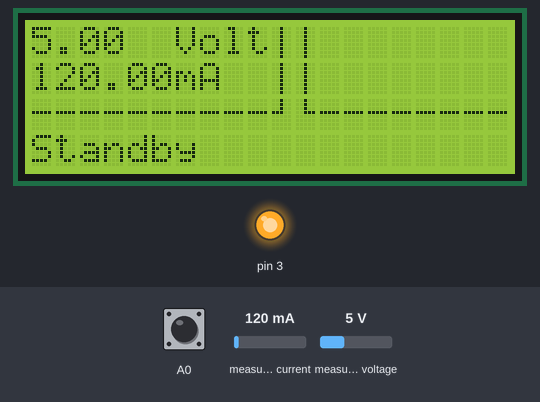
Bench run of a sketch on a simulated Arduino Uno, built with avr-gcc and run on an emulated ATmega328P. Shown: 20×4 character LCD, output pins drawn as LEDs (lit = HIGH). The inputs (shaded band) are chosen by the test bench; at power-on: A0 HIGH, measured current 120 mA, measured voltage 5 V. What the sketch prints to the serial monitor is not drawn.

Above: at 1.3 s.
1.4 s: A0 pulled LOW for 0.65 s
At 2.3 s:
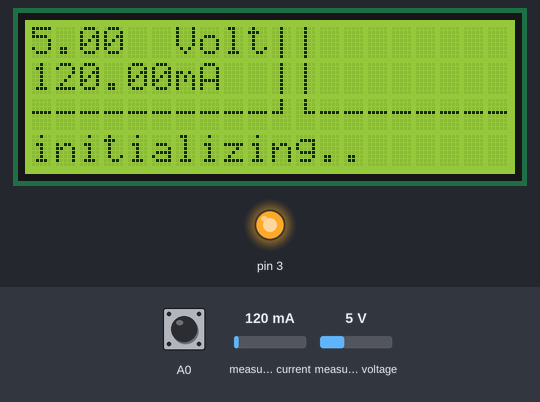
5.0 s: measured current set to 286 mA
At 5.6 s:
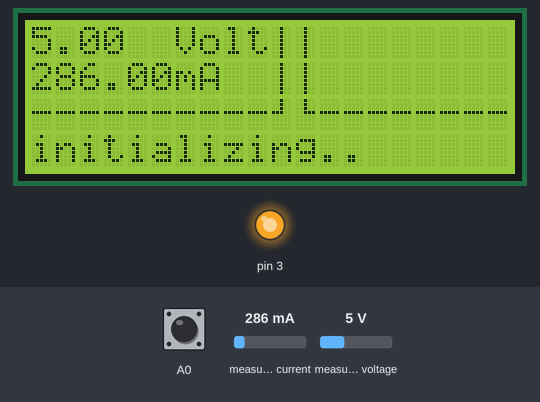
7.3 s: measured current set to 316 mA
At 8.5 s:
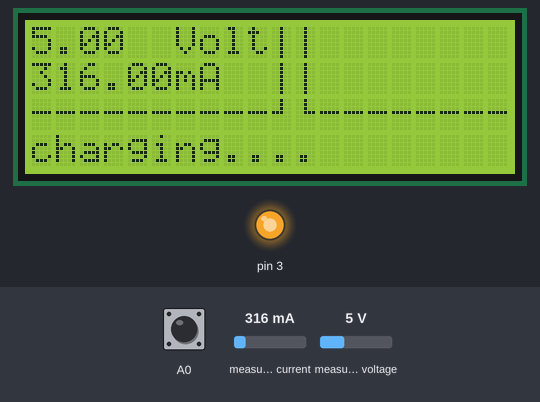
9.0 s: measured voltage set to 0.3 V
At 11.2 s:
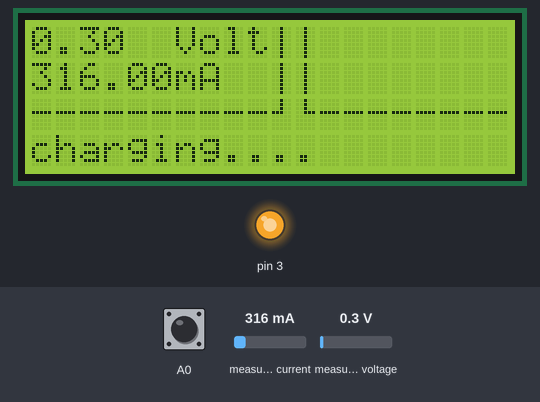
11.5 s: measured voltage set to 3.8 V
At 13.1 s:
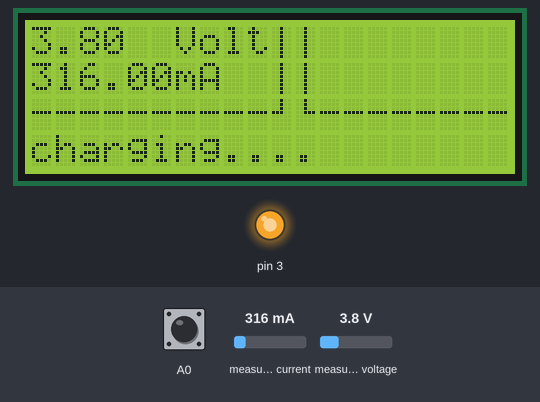
Timing chart, 0 to 14.6 s (numbered marks = the images above; inputs shaded):
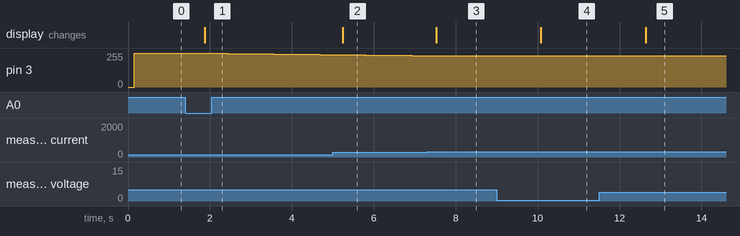

The sketch:

ina.ino
```cpp
#include <Wire.h>
#include "LiquidCrystal_I2C.h"
#include <Adafruit_INA219.h> // You will need to download this library

int state=0,pwm,count;

Adafruit_INA219 sensor219;
LiquidCrystal_I2C lcd(0x27,2,1,0,4,5,6,7);// Declare and instance of INA219


byte customChar[] = {
  B00100,
  B00100,
  B00100,
  B00100,
  B00100,
  B00100,
  B00100,
  B00100
};
byte customChar1[] = {
  B00000,
  B00000,
  B00000,
  B11111,
  B00000,
  B00000,
  B00000,
  B00000
};
byte customChar2[] = {
  B00100,
  B00100,
  B00100,
  B11100,
  B00000,
  B00000,
  B00000,
  B00000
};

byte customChar4[] = {
  B00100,
  B00100,
  B00100,
  B00111,
  B00000,
  B00000,
  B00000,
  B00000
};

void setup(void)
{
  lcd.begin (20,4);

  Serial.begin(9600);
  sensor219.begin();
  lcd.setBacklightPin(3,POSITIVE);
  lcd.setBacklight(HIGH);
  pinMode(3,1);
  pinMode(A0,INPUT_PULLUP);


  ////////////////////////////

   lcd.createChar(0, customChar);
   lcd.createChar(1, customChar1);
   lcd.createChar(2, customChar2);
   lcd.createChar(4, customChar4);
   lcd.setCursor(10,0);
   lcd.write(byte(0));
   lcd.setCursor(10,1);
   lcd.write(byte(0));
    lcd.setCursor(11,0);
   lcd.write(byte(0));
   lcd.setCursor(11,1);
   lcd.write(byte(0));
   lcd.setCursor(10,2);
   lcd.write(byte(2));
    lcd.setCursor(11,2);
   lcd.write(byte(4));
   lcd.setCursor(0,2);
   for(int a=0;a<10;a++){
   lcd.write(byte(1));
   }
   lcd.setCursor(12,2);
   for(int a=0;a<9;a++){
   lcd.write(byte(1));
   }
  ///////////////////////////

}

void loop(void)
{
  float busVoltage = 0;
  float current = 0; // Measure in milli amps
 // float power = 0;

  busVoltage = sensor219.getBusVoltage_V();
  current = sensor219.getCurrent_mA();
  //power = busVoltage * (current/1000); // Calculate the Power


  //Serial.print("Bus Voltage:   ");
  Serial.print(busVoltage);
  lcd.setCursor(0,0);
  lcd.print("     ");
  lcd.setCursor(0,0);
  lcd.print(busVoltage);
  lcd.setCursor(6,0);
  lcd.print("Volt");
  Serial.println(" V");

 //Serial.print("Current:       ");
  Serial.print(current);
  lcd.setCursor(0,1);
  lcd.print("     ");
  lcd.setCursor(0,1);
  lcd.print(current);
  lcd.setCursor(6,1);
  lcd.print("mA");
  Serial.println(" mA");

  //Serial.print("Power:         ");
  //Serial.print(power);
  //Serial.println(" W");

  Serial.println("");

  if(state==0){
    digitalWrite(3,1);
    Serial.println("Waiting");
    lcd.setCursor(0,3);
    lcd.print("               ");
    lcd.setCursor(0,3);
    lcd.print("Standby");
    if(digitalRead(A0)==0){
      state=1;
      pwm = 255;
      count = 15;
    }
  }

  if(state == 1){
      Serial.println("inisizlizing...");
      lcd.setCursor(0,3);
      lcd.print("               ");
      lcd.setCursor(0,3);
      lcd.print("initializing..");
    if(current < 300.0 ){
      pwm=pwm-2;
      if(pwm<=0){
        pwm=0;
      }
      analogWrite(3,pwm);
    } else{
      state=2;
    }

  }

  if(state==2){
    Serial.println("charging");
    lcd.setCursor(0,3);
    lcd.print("               ");
    lcd.setCursor(0,3);
    lcd.print("charging....");
    Serial.println(pwm);
    analogWrite(3,pwm);
    if(current < 10.0){
      count--;
    }else{
      count=15;
    }

    if(current < 10.0 && count < 1 ){
      state=0;

    }
   delay(2000);
  }

  //analogWrite(3,pwm);
  delay(500);


}
```

Measured:
- the behaviour switches between 299 and 300 mA on measured current (found by bisection; images 2 and 3)
- after the input at 1.4 s, pin 3: moves from 255/255 to 243/255 over 2.8 s, starting after 0.47 s; the display: changes after 0.47 s (image 1)
- after the input at 5.0 s, the display: changes after 0.25 s (image 2)
- after the input at 7.3 s, pin 3: stays 235/255 (without the input it goes to 233/255 after 0.20 s); the display: changes after 0.22 s (image 3)
- after the input at 9.0 s, the display: changes after 1.1 s (image 4)
- after the input at 11.5 s, the display: changes after 1.1 s (image 5)
